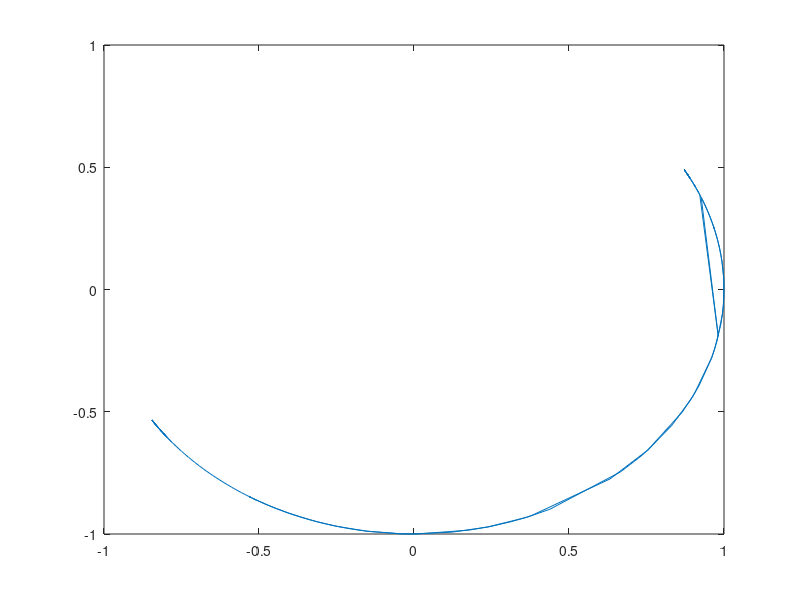

The MATLAB source for this figure:
close all;
clear all;

load('C.mat');

% Preprocess
data = rawStarData;
n = size(data,1);
cx = 1024/2;
cy = 768/2;
for i = 1:2:8
    check1 = data(:,i) == 1023;
    check2 = data(:,i+1) == 1023;
    check = check1 | check2;
    data(check,i) = NaN;
    data(check,i+1) = NaN;
end

% Scale
data(:,[2,4,6,8]) = data(:,[2,4,6,8]) * (768/1023);

% Assign the data
star1 = data(:,1:2);
star2 = data(:,3:4);
star3 = data(:,5:6);
star4 = data(:,7:8);

% Determine for unseen stars
s1g = ~isnan(star1(:,1));
s2g = ~isnan(star2(:,1));
s3g = ~isnan(star3(:,1));
s4g = ~isnan(star4(:,1));

% Extract x and y of seen stars
z = zeros(n,1);
ssx = logical([s1g,z,s2g,z,s3g,z,s4g,z]);
ssy = logical([z,s1g,z,s2g,z,s3g,z,s4g]);
dg = [s1g,s2g,s3g,s4g];
numStars = sum(ssx,2);

% Calculate Robot Position
robot_o = [512, 384];
robot = zeros(n,1);
for i = 1:n
    N = numStars(i);
    robot(i,1) = NaN;
    robot(i,2) = NaN;
    if (N >= 3)
        x = data(i,ssx(i,:))';
        y = data(i,ssy(i,:))';

        sky_o = [mean(x), mean(y)];
        v = robot_o - sky_o;
        th = atan2(v(2),v(1));
        robot(i,:) = [cos(th), sin(th)];
    end
end

% Calculate movement vectors
move = robot - [robot(1,:);robot(1:end-1,:)];
for i = 1:n
    move(i,:) = 0.25*move(i,:)/norm(move(i,:));
end

% Plot robot path
figure(1);
title('Robot Path');
% axis([0 1024 0 768]);
plot(robot(:,1), robot(:,2));

% % Animate robot
% figure(2);
% title('Robot Path Animated');
% hold on;
% axis([-2 2 -2 2]);
% for i = 2:n
%     r = plot(robot(i,1), robot(i,2),'k+');
%     q = quiver(robot(i,1), robot(i,2), move(i,1), move(i,2),...
%         'AutoScale','off','MaxHeadSize',0.8,'Color','k');
%     pause(0.002);
%     delete(r);
%     delete(q);
% end